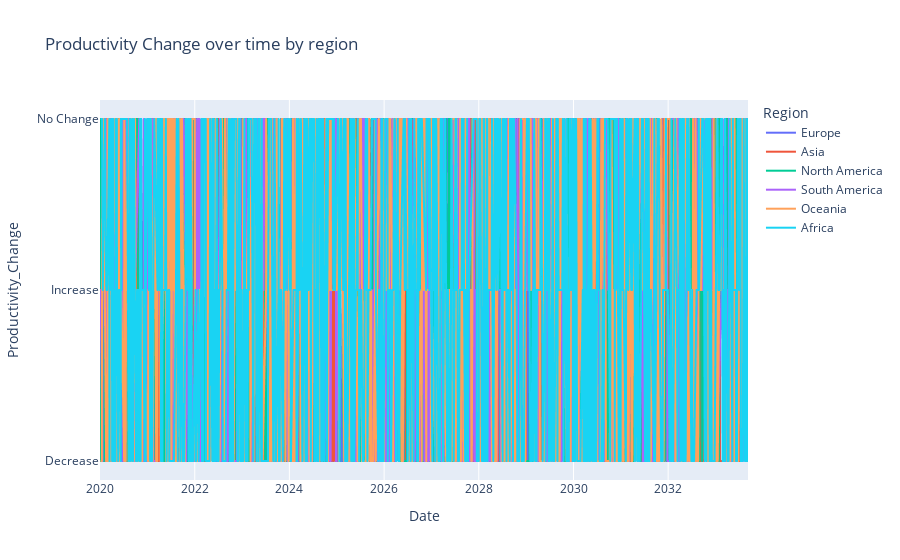

Here is the notebook cell this chart was saved with:
### Code cell
#ADD A LINE CHART: PRODUCTIVITY CHANGE OVER TIME BY REGION
data['Date']=pd.date_range(start='2020-01-01',periods=len(data),freq='D')
fig=px.line(data,x='Date',y='Productivity_Change',color='Region',
            title="Productivity Change over time by region")
fig.show()

### Figure 1 — Plotly figure (JSON) as saved in the notebook; plotly's stock layout.template omitted (floating-point values rounded to 4 significant figures; data arrays with more than 128 entries replaced by an {"elided": "..."} marker saying what was removed)
{"data": [{"hovertemplate": "Region=Europe<br>Date=%{x}<br>Productivity_Change=%{y}<extra></extra>", "legendgroup": "Europe", "line": {"color": "#636efa", "dash": "solid"}, "marker": {"symbol": "circle"}, "mode": "lines", "name": "Europe", "showlegend": true, "type": "scattergl", "x": {"elided": "840 str values"}, "xaxis": "x", "y": {"elided": "840 str values"}, "yaxis": "y"}, {"hovertemplate": "Region=Asia<br>Date=%{x}<br>Productivity_Change=%{y}<extra></extra>", "legendgroup": "Asia", "line": {"color": "#EF553B", "dash": "solid"}, "marker": {"symbol": "circle"}, "mode": "lines", "name": "Asia", "showlegend": true, "type": "scattergl", "x": {"elided": "829 str values"}, "xaxis": "x", "y": {"elided": "829 str values"}, "yaxis": "y"}, {"hovertemplate": "Region=North America<br>Date=%{x}<br>Productivity_Change=%{y}<extra></extra>", "legendgroup": "North America", "line": {"color": "#00cc96", "dash": "solid"}, "marker": {"symbol": "circle"}, "mode": "lines", "name": "North America", "showlegend": true, "type": "scattergl", "x": {"elided": "777 str values"}, "xaxis": "x", "y": {"elided": "777 str values"}, "yaxis": "y"}, {"hovertemplate": "Region=South America<br>Date=%{x}<br>Productivity_Change=%{y}<extra></extra>", "legendgroup": "South America", "line": {"color": "#ab63fa", "dash": "solid"}, "marker": {"symbol": "circle"}, "mode": "lines", "name": "South America", "showlegend": true, "type": "scattergl", "x": {"elided": "827 str values"}, "xaxis": "x", "y": {"elided": "827 str values"}, "yaxis": "y"}, {"hovertemplate": "Region=Oceania<br>Date=%{x}<br>Productivity_Change=%{y}<extra></extra>", "legendgroup": "Oceania", "line": {"color": "#FFA15A", "dash": "solid"}, "marker": {"symbol": "circle"}, "mode": "lines", "name": "Oceania", "showlegend": true, "type": "scattergl", "x": {"elided": "867 str values"}, "xaxis": "x", "y": {"elided": "867 str values"}, "yaxis": "y"}, {"hovertemplate": "Region=Africa<br>Date=%{x}<br>Productivity_Change=%{y}<extra></extra>", "legendgroup": "Africa", "line": {"color": "#19d3f3", "dash": "solid"}, "marker": {"symbol": "circle"}, "mode": "lines", "name": "Africa", "showlegend": true, "type": "scattergl", "x": {"elided": "860 str values"}, "xaxis": "x", "y": {"elided": "860 str values"}, "yaxis": "y"}], "layout": {"legend": {"title": {"text": "Region"}, "tracegroupgap": 0}, "title": {"text": "Productivity Change over time by region"}, "xaxis": {"anchor": "y", "domain": [0, 1], "title": {"text": "Date"}}, "yaxis": {"anchor": "x", "domain": [0, 1], "title": {"text": "Productivity_Change"}}}}
